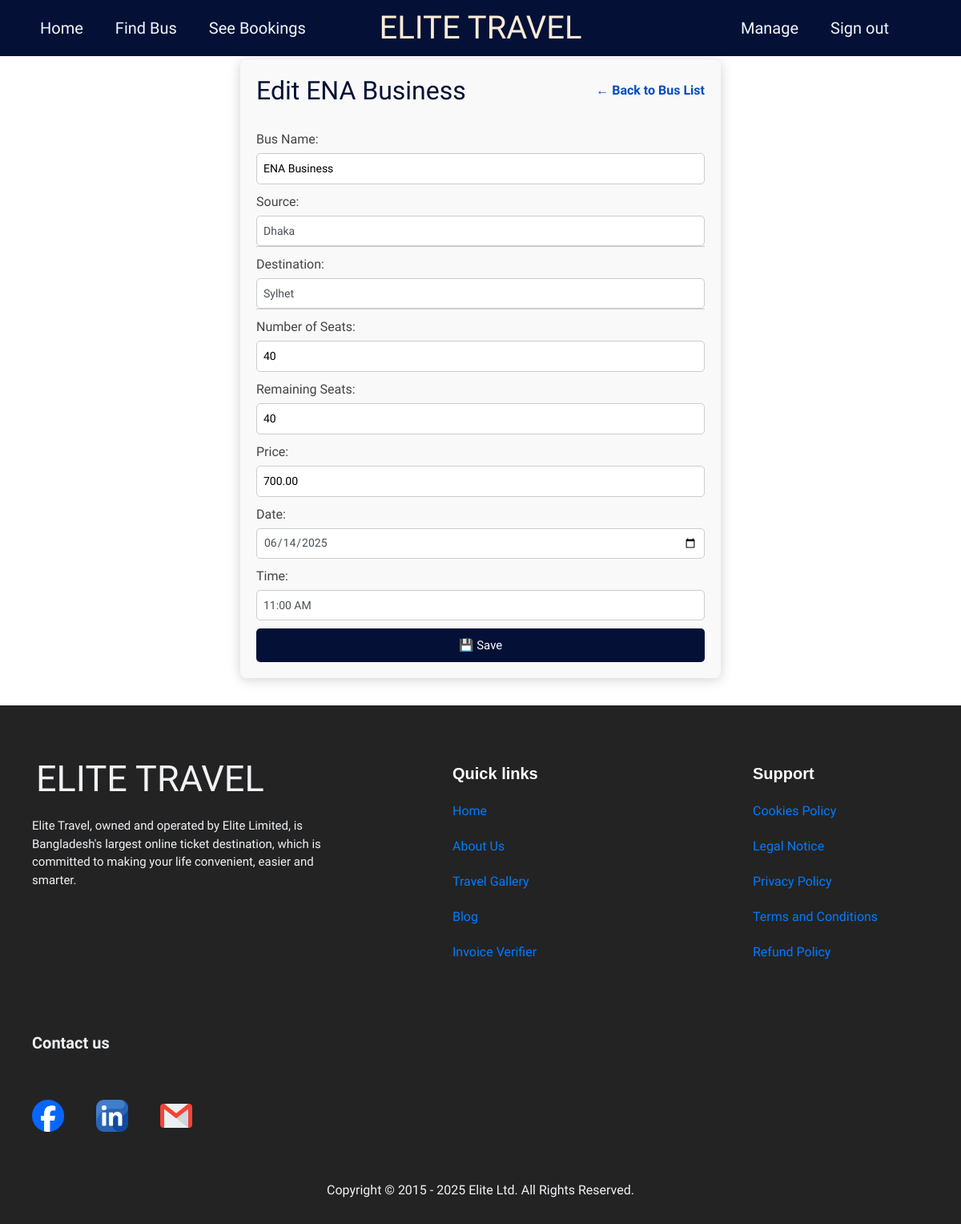
Page /check/buses/edit/1/ (signed in) on the earlier database version.
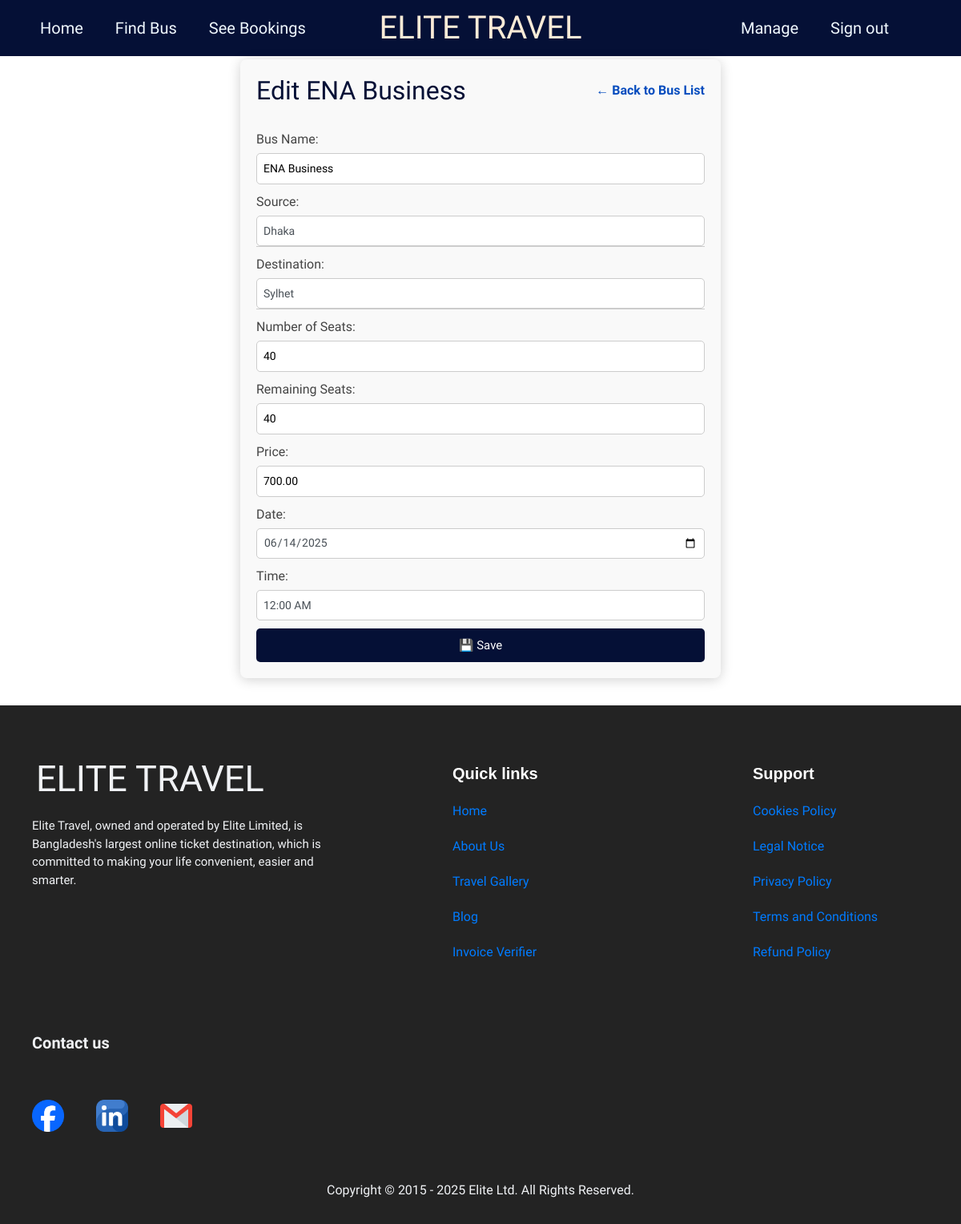
Same page on the later database version.
### myapp/models.py (models this page shows, shortened)
class Bus(models.Model):
    bus_name = models.CharField(max_length=30)
    source = models.CharField(max_length=30)
    dest = models.CharField(max_length=30)
    nos = models.DecimalField(decimal_places=0, max_digits=2)
    rem = models.DecimalField(decimal_places=0, max_digits=2)
    price = models.DecimalField(decimal_places=2, max_digits=6)
    date = models.DateField()
    time = models.TimeField()

### myapp/views.py (the view)
# urls.py: path('check/buses/edit/<int:bus_id>/', views.edit_bus, name='edit_bus'),
@user_passes_test(is_admin)
def edit_bus(request, bus_id):
    bus = get_object_or_404(Bus, id=bus_id)
    if request.method == 'POST':
        print("POST received")
        form = BusForm(request.POST, instance=bus)
        if form.is_valid():
            form.save()
            return redirect('admin_bus_list')
        print(form.errors)
    else:
        form = BusForm(instance=bus)
        form.initial['time'] = bus.time.strftime("%I:%M %p")
    return render(request, 'myapp/Manage/add_or_edit_bus.html', {'form': form, 'title': f'Edit {bus.bus_name}'})

### myapp/views.py (called while the page is built)
def is_admin(user):
    if not user.is_authenticated or not (user.is_staff or user.is_superuser):
        raise PermissionDenied
    return True

### myapp/templates/myapp/Manage/add_or_edit_bus.html (shortened to what this page needs)
{% extends 'myapp/base.html' %}
{% block content %}
<div class="page-center-wrapper">
    <div class="form-wrapper">
        <div class="form-header">
            <h2>{{ title }}</h2>
            <a href="{% url 'admin_bus_list' %}" class="back-link">← Back to Bus List</a>
        </div>
        <form method="post" class="bus-form">
            <label for="{{ form.bus_name.id_for_label }}">Bus Name:</label>
            {{ form.bus_name }}
            <label for="{{ form.source.id_for_label }}">Source:</label>
            {{ form.source }}
            <div id="source-suggestions" class="suggestions-box"></div>
            <label for="{{ form.dest.id_for_label }}">Destination:</label>
            {{ form.dest }}
            <div id="destination-suggestions" class="suggestions-box"></div>
            <label for="{{ form.nos.id_for_label }}">Number of Seats:</label>
            {{ form.nos }}
            <label for="{{ form.rem.id_for_label }}">Remaining Seats:</label>
            {{ form.rem }}
            <label for="{{ form.price.id_for_label }}">Price:</label>
            {{ form.price }}
            <label for="{{ form.date.id_for_label }}">Date:</label>
            {{ form.date }}
            <label for="{{ form.time.id_for_label }}">Time:</label>
            {{ form.time }}
            <button type="submit" class="submit-btn">💾 Save</button>
        </form>
    </div>
</div>
{% endblock %}

Differences in the rows shown:
changed Bus "ENA Business": time "11:00 AM" → "12:00 AM"
